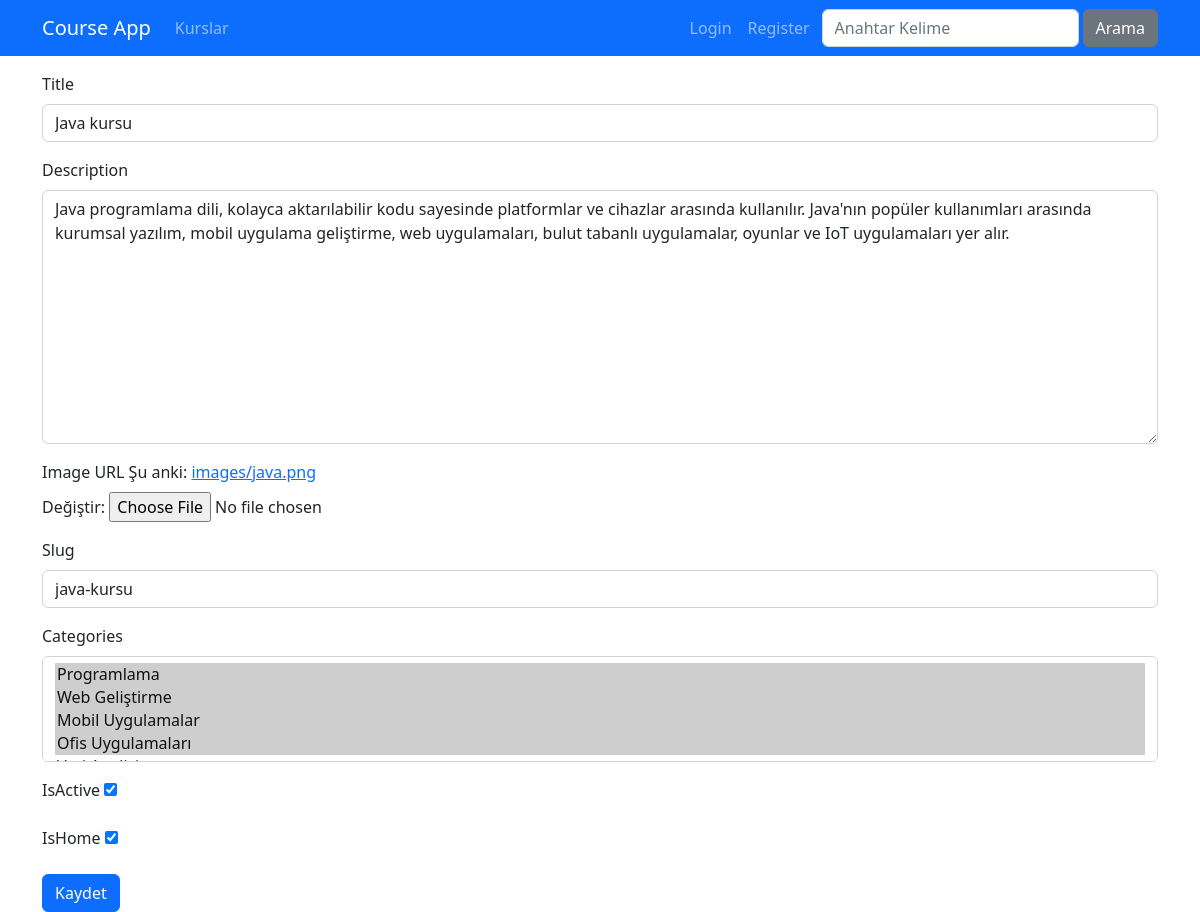
Screenshot of /kurs/course-edit/4 with the database file from the repository.
### Courses/models.py (models this page shows, shortened)
class Course(models.Model):
    title = models.CharField(max_length=50)
    description = models.TextField()
    image = models.ImageField(upload_to="images", default="")
    date = models.DateField(auto_now_add=True)
    isActive = models.BooleanField(default=False)
    isHome = models.BooleanField(default=False)
    slug = models.SlugField(default="", blank=True, null=False, unique=True, db_index=True)
    categories = models.ManyToManyField(Category)

### Courses/views.py (the view)
# urls.py: path("course-edit/<int:id>", views.courseEdit, name="course_edit"),
def courseEdit(request, id):
    course = get_object_or_404(Course, pk=id)
    if request.method == "POST":
        form = CourseEditForm(request.POST, request.FILES, instance=course)
        form.save()
        return redirect("course_list")
    else:
        form = CourseEditForm(instance=course)
    return render(request, "courses/course_edit.html", {
        "form": form
    })

### Courses/forms.py
class CourseEditForm(forms.ModelForm):
    class Meta:
        model = Course
        fields = ('title', 'description', 'image', 'slug', 'categories', 'isActive', 'isHome')
        labels = {
            'title': 'Title',
            'description': 'Description',
            'image': 'Image URL',
            'slug': 'Slug'
        }
        widgets = {
            'title': TextInput(attrs={'class': 'form-control'}),
            'description': Textarea(attrs={'class': 'form-control'}),
            'slug': TextInput(attrs={'class': 'form-control'}),
            'categories': SelectMultiple(attrs={'class': 'form-control'})
        }
        error_messages = {
            'title': {
                'required': 'Kurs başlığı girmelisiniz.',
                'max_length': 'Kurs başlığı en fazla 50 karakter olabilir.'
            },
            'description': {
                'required': 'Kurs açıklaması girmelisiniz.'
            }
        }

### Courses/models.py (called while the page is built)
    def __str__(self):
        return f"{self.name}"

### Courses/templates/courses/course_edit.html (shortened to what this page needs)
{% extends "layout.html" %}
{% load static %}
{% block css_files %}
    <link rel="stylesheet" href=" {% static "courses/css/style.css" %} ">
{% endblock css_files %}
{% block content %}
    <div class="container mt-3">
        <div class="row">
            <div class="col-12">
                <form method="POST" novalidate enctype="multipart/form-data">
                    {% include "partials/_form.html" %}
                    <button type="submit" class="btn btn-primary">Kaydet</button>
                </form>
            </div>
        </div>
    </div>
{% endblock content %}

### templates/partials/_form.html (shortened to what this page needs)
{% for field in form %}
    <div class="mb-3 {% if field.errors %}invalid{% endif %}">
        <label for="{{ field.id_for_label }}" class="form-label">{{ field.label }}</label>
        {{ field }}
    </div>
{% endfor %}

### rows the page displays
Course: form "Java kursu" "Java programlama dili, kolayca aktarılabilir kodu sayesinde platformlar ve cihazlar arasında kullanılır. Java'nın popüler kullanımları arasında kurumsal yazılım, mobil uygulama geliştirme, web uygulamaları, bulut tabanlı uygulamalar, oyunlar ve IoT uygulamaları yer alır." "java-kursu" "☑" "☑"

### other values shown
{{ field.label }} "Title" "Description" "Image URL" "Slug" "Categories" "IsActive" "IsHome"
